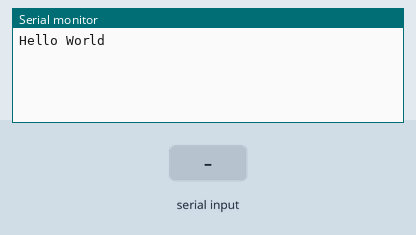
Simulated run of this sketch. Board: Arduino Mega 2560, built with avr-gcc and run on an emulated ATmega2560. On the bench: the last lines printed to the serial monitor. Inputs (shaded band) come from the test bench.

Above: at 1.2 s.
1.3 s: "1" received over the second serial link
At 2.4 s:
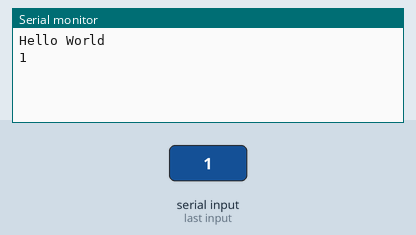
2.8 s: "0" received over the second serial link
At 3.6 s:
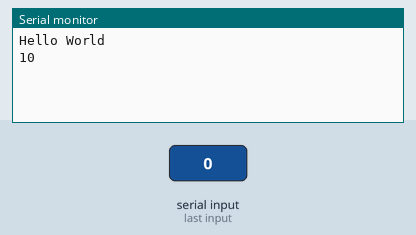

Measured:
- after the input at 1.3 s, the serial monitor: prints a new line at once (image 1)
- after the input at 2.8 s, the serial monitor: prints a new line at once (image 2)

The sketch:

BlueToothEx.ino
```cpp
void setup() {
  // put your setup code here, to run once:
  Serial.begin(9600); // pc -> hm 10
  Serial.println("Hello World");
  Serial2.begin(9600); // hm10 -> pc
}

void loop() {
  // put your main code here, to run repeatedly:

  if(Serial.available() > 0){ // pc에 입력 (at command 입력)
    Serial2.write(Serial.read()); // 그 값을 hm10에 출력
  }
  if(Serial2.available() > 0){ // hm10에 입력(해당 문자 한 개를 통하여 모듈 제어 a, b, c, d ...)
    Serial.write(Serial2.read()); // hm10에 입력된 값을 시리얼 모니터를 통하여 제어
  }
}
```
